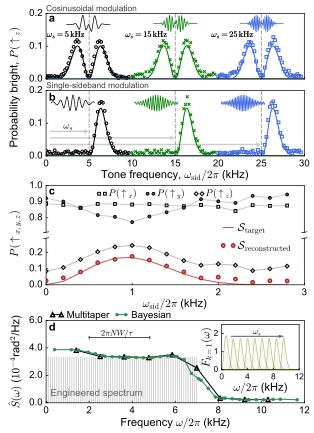

The Python source for this figure:
# -*- coding: utf-8 -*-
"""
Created on Thu Feb 16 08:31:14 2017

@author: virginia
"""
from __future__ import division, print_function
import sys
sys.path.append('/home/virginia/Dropbox/Simple fidelity experiments/Core modules')
sys.path.append('C:\\Users\\Sandeep\\Dropbox\\Simple fidelity experiments\\Core modules')
from Slepian import DPSS
import matplotlib.gridspec as gridspec
import numpy as np
import matplotlib
import matplotlib.pyplot as plt
from scipy.signal import hilbert

from PyPDF2 import  PdfFileReader, PdfFileWriter


def pdfMerger(pdfs_in, pdf_out, path=''):
    ''' Merge multiple PDF files together '''
    output = PdfFileWriter()
    
    main_pdf = PdfFileReader(open(pdfs_in[0],"rb")).getPage(0)
    
    for i in range(1, len(pdfs_in)):
        pdf = PdfFileReader(open(pdfs_in[1],"rb")).getPage(0)
        main_pdf.mergePage(pdf)
    
    output.addPage(main_pdf)
    output.write(open(path+pdf_out,"wb"))
    



def mm2inch(mm):
    return mm * 0.0393701
    

# General rc parameter    
matplotlib.rcParams['figure.figsize'] = (mm2inch(80), mm2inch(110))
matplotlib.rcParams['axes.linewidth'] = 0.5
matplotlib.rcParams['xtick.major.size'] = 1.5
matplotlib.rcParams['ytick.major.size'] = 1.5
font = {'family' : 'Arial',
        'size'   : 8}
matplotlib.rc('font', **font)
matplotlib.rcParams['axes.linewidth'] = 0.5
plt.rc('xtick', labelsize=7)
plt.rc('ytick', labelsize=7)



fig = plt.figure()
grid = gridspec.GridSpec(4, 1, height_ratios=[0.4, 0.4, 0.4, 0.4])

ax1 = plt.subplot(grid[0, 0])
ax2 = plt.subplot(grid[1, 0])
ax3 = plt.subplot(grid[2, 0])
ax4 = plt.subplot(grid[3, 0])

plt.tight_layout()

###############################################################################################
#
#       absolute positioning of subplots
#
###############################################################################################

for ax in [ax1, ax2, ax3, ax4]:
    pos1 = ax.get_position()
    x1 = pos1.width*(0.95 - 1)
    pos2 = [pos1.x0 - x1 + 0.005, pos1.y0 + 0.005, pos1.width*0.98, pos1.height]
    ax.set_position(pos2)
    
for ax in [ax1, ax2]:
    pos1 = ax.get_position()
    y1 = 0.090 if ax == ax2 else 0.025
    pos2 = [pos1.x0, pos1.y0 + y1, pos1.width, pos1.height*0.86]
    ax.set_position(pos2)

for ax in [ax3]:
    pos1 = ax.get_position()
    pos2 = [pos1.x0, pos1.y0 + 0.035, pos1.width, pos1.height*1.3]
    ax.set_position(pos2)
    
for ax in [ax4]:
    pos1 = ax.get_position()
    pos2 = [pos1.x0, pos1.y0 + 0.005, pos1.width, pos1.height*1.08]
    ax.set_position(pos2)




###############################################################################################
#
#       ax1 & ax2 plots (band-shifted Slepians)
#
###############################################################################################
colours = ['k', 'Green', 'RoyalBlue']; symbols = ['o', 'x', 's']

mod_freqs = [5, 15, 25]



# ---------------- Read in data ---------------------------------------------------------------
am_data = []; ssb_data = []
for mf in mod_freqs:
    am_data.append(np.loadtxt('assets/data/AM Slepians {} kHz.txt'.format(mf)))
    ssb_data.append(np.loadtxt('assets/data/SSB Slepians {} kHz.txt'.format(mf)))

# --------------- Create the Slepian waveforms for the insets ---------------------------------
dpss = DPSS(500, 2, 6)[:,1]
t = np.linspace(0, 1.08e-3, num=500)


# -------------- Plots ------------------------------------------------------------------------
mk = 2; mew = 0.75; lw = 0.75
#h_pos = [[0.065, 0.342, 0.618], [0.065, 0.342, 0.618]]  # horizontal positions for Slepian pulses
h_pos = [[0.065, 0.342, 0.618], [0.015, 0.282, 0.558]]  # horizontal positions for Slepian pulses
text_pos = [[0.10, 9.2, 19.2], [0.1, 9.25, 19.5]]
axes = [ax1, ax2]

for i in range(3):
    data = [am_data[i], ssb_data[i]]; c = colours[i]; 
    m = [np.argmax(data[0][1:,0] == 0), np.argmax(data[1][1:,0] == 0)]
    ssb = ssb_data[i]; c = colours[i]; m_ssb = np.argmax(ssb[1:,0] == 0)
    
    for j in range(2):
        
        ax = axes[j]; s = data[j]; mi = m[j]
        #ax.grid(True, ls='-', alpha=0.25)
        ax.plot([mod_freqs[i], mod_freqs[i]], [0, 0.25], '--', color='Gray', dashes=(3,1), lw=0.5)
        ax.plot(s[:,3]/1e3, 1-s[:,4], ls='-', color=c, lw=lw)    
        ax.plot(s[:mi,0]/1e3, s[:mi,1], symbols[i], color=c, markersize=mk, 
             mfc='none' if symbols[i] != 'x' else c, mec=c, mew=mew, label=r'$\omega_s = %i \ \mathrm{kHz}$ ' % mod_freqs[i])
        

        #ax2.text(text_pos[1][i], 0.11, r'$f_{\mathrm{mod}} = %i \ \mathrm{kHz}$' % mod_freqs[i] , fontsize=6)
        ax1.text(text_pos[0][i], 0.125, r'$\omega_{s} = %i \, \mathrm{kHz}$' % mod_freqs[i] , fontsize=6)   
        
        
        # Add inset with Slepian pulse
        pos1 = ax.get_position(); y1 = 0.015 if j == 1 else 0.025; h1 = 0.35 if j == 1 else 0.3
        pos2 = [pos1.x0  + h_pos[j][i], pos1.y0 + pos1.height/2 + 0.005 + y1,  pos1.width*0.17 , pos1.height*h1] 
        ax_inset = fig.add_axes(pos2)
        if j ==0:
            invert = 1 if i != 0 else 1
            pulse = invert*dpss*np.cos(2*np.pi*mod_freqs[i]*1000*t)
        else:
            dpss_h = np.imag(hilbert(dpss))
            pulse = dpss*np.cos(2*np.pi*mod_freqs[i]*1000*t) - dpss_h*np.sin(2*np.pi*mod_freqs[i]*1000*t)
        ax_inset.plot(pulse, color=c, lw=0.5)
        ax_inset.axis('off')


#ax1.legend(loc='upper left', frameon=False, fontsize=7, ncol=3, bbox_to_anchor=(-0.00, 1.27),
#           handlelength=1.6, handletextpad=0.5, columnspacing=2, numpoints=3)


for ax in [ax1, ax2]:
    ax.tick_params(top='off', right='off', pad=2.5)
    ax.set_ylim([0, 0.20])
    ax.set_yticks([0.0, 0.1, 0.2])
ax1.tick_params(labelbottom='off')


props = dict(facecolor='w', lw=0.5, boxstyle='square, pad=0.15')

eq = False

if eq:
    y = ax1.get_ylim()[1]+0.0112#0.2112
    # 18.47, 0.2112
    ax1.text(15.00, y, r'Cosine:  $\Omega_{\mathrm{mod}}(t) = \Omega(t) \cos(2\pi f_{\mathrm{mod}}t)$', 
             clip_on=False,  fontsize=6)

    # 9.165, 0.2112
    ax2.text(6.80, y, r'SSB:  $\Omega_{\mathrm{mod}}(t) = \Omega(t) \cos(2\pi f_{\mathrm{mod}}t) \pm \mathcal{H}[\Omega(t)] \sin(2\pi f_{\mathrm{mod}}t)$', 
             clip_on=False, fontsize=6)

ax1.text(0.0, 0.207, 'Cosinusoidal modulation', alpha=0.75, fontsize=6, clip_on=False)
ax2.text(0.0, 0.207, 'Single-sideband modulation', alpha=0.75, fontsize=6, clip_on=False)

a_c = np.array([0.8, 0.8, 0.8])

ax2.arrow(0.5, 0.075, 4.0, 0, fc=a_c, ec=a_c, head_length=0.30, head_width=0.01, lw=0.75)
ax2.arrow(0.5, 0.055, 14.0, 0, fc=a_c, ec=a_c, head_length=0.30, head_width=0.01, lw=0.75)
ax2.arrow(0.5, 0.035, 24.0, 0, fc=a_c, ec=a_c, head_length=0.30, head_width=0.01, lw=0.75)

ax2.text(2.0, 0.08, r'$\omega_s$', fontsize=7)

#ax1.text(29, 0.13, 'Cosine', rotation=90, fontsize=7, color='Gray')
#ax2.text(29, 0.11, 'SSB', rotation=90, fontsize=7, color='Gray')


###############################################################################################
#
#       ax3  plots (spectrum reconstruction)
#
###############################################################################################

s_c = 'firebrick'

axes = ['X', 'Y', 'Z']
data = []
# --------------- Read in data ----------------------------------------------------------------
for i in range(3):
    data.append(np.loadtxt('assets/data/ThreeAxes_{}_Bayes_dephasing.txt'.format(axes[i])))
expect1 = np.array([2.220446049250313081e-16,
4.966755649881771095e-02,
1.796403833988369225e-01,
2.885864183078730161e-01,
3.118931560209533549e-01,
3.118086965652168141e-01,
3.046769380042700925e-01,
2.337537135528695575e-01,
1.307519932270677643e-01,
5.852239577515694346e-02,
2.437104106931253789e-02,
7.785252100278361453e-03,
1.398191439469953501e-03,
9.716551234240089485e-05,
2.503733753655978944e-08])

expect2 = np.loadtxt('assets/data/Nov30_SLEP_NW3_dephasing_Bayes_Expected.txt', skiprows=1)                           
    

# --------------- Plot ----------------------------------------------------------------

mk = 2.0; mew = 0.75
colours = ['k', 'k', 'k', s_c]; mfc = 'rosybrown'
line_colours = ['k', 'k', 'k']
symbols = ['s', 'o', 'D']; mfc_s = ['none', 'DimGray', 'none']



break_axis = True


if break_axis:
    
    pos1 = ax3.get_position()
    ax3.axis('off')
    
    y1 = 0.47
    ax3_1 = fig.add_axes([pos1.x0, pos1.y0, pos1.width, pos1.height*y1])
    ax3_2 = fig.add_axes([pos1.x0, pos1.y0+pos1.height*(1-y1), pos1.width, pos1.height*y1])
    
    ax3_1.patch.set_alpha(0.0)
    ax3_2.patch.set_alpha(0.0)
    
    ax3_2.tick_params(top='off', right='off', bottom='off', labelbottom='off', pad=2.5)
    ax3_1.tick_params(top='off', right='off', pad=2.5)
    
    ax3_2.spines['bottom'].set_visible(False)
    ax3_1.spines['top'].set_visible(False)
    
    ax3_1.set_ylim([0, 0.29])
    ax3_1.set_yticks([0.0, 0.1, 0.2])
    ax3_1.set_xlim([0, 3])
    ax3_1.set_xticks([0, 1, 2, 3])
    
    ax3_2.set_ylim([0.71, 1.0])
    ax3_2.set_yticks([0.8, 0.9, 1.0])
    
    d = .010  # how big to make the diagonal lines in axes coordinates
    # arguments to pass to plot, just so we don't keep repeating them
    kwargs = dict(transform=ax3_2.transAxes, color='k', clip_on=False, lw=0.5)
    ax3_2.plot((-d, +d), (-d, +d), **kwargs)        # top-left diagonal
    ax3_2.plot((1 - d, 1 + d), (-d, +d), **kwargs)  # top-right diagonal
    
    kwargs.update(transform=ax3_1.transAxes)  # switch to the bottom axes
    ax3_1.plot((-d, +d), (1 - d, 1 + d), **kwargs)  # bottom-left diagonal
    ax3_1.plot((1 - d, 1 + d), (1 - d, 1 + d), **kwargs)  # bottom-right diagonal
    
    
    for i in range(3):  
        ax3_2.plot(data[0][:, 0]/1e3, data[i][:, 1], symbols[i], markersize=mk, mec=colours[i], mfc=mfc_s[i], 
                 mew=mew, color=colours[i], label=r'$P\, (\uparrow_{})$'.format(axes[i].lower()))
        ax3_2.plot(data[0][:, 0]/1e3, data[i][:, 1], '-', color=line_colours[i], lw=0.75, alpha=0.20)
    
    ax3_1.plot(data[0][:, 0]/1e3, data[i][:, 1], symbols[i], markersize=mk, mec=colours[i], mfc='none', 
                 mew=mew, color=colours[i])
    ax3_1.plot(data[0][:, 0]/1e3, data[i][:, 1], '-', color=colours[i], lw=0.75, alpha=0.25)
    ax3_1.plot(data[0][:, 0]/1e3, expect2, color=colours[3], lw=0.75, alpha=0.75, label=r'$\mathcal{S}_{\mathrm{target}}$')

    
    reconstructed = ( 1 + data[0][:, 1] - data[1][:, 1] -(1 - data[2][:, 1]) ) / 2 
    
    ax3_1.plot(data[0][:, 0]/1e3, reconstructed, 'o', color=colours[3], markersize=2.5,
                mew=1.0, mec=colours[3], mfc=mfc, label=r'$\mathcal{S}_{\mathrm{reconstructed}}$')
    #ax3_2.plot(data[0][:, 0]/1e3, reconstructed, 'o', color=colours[3], markersize=2.5,
    #            mew=1.0, mec=colours[3], mfc=mfc, label=r'$P(\uparrow_z | \beta_{\Omega})$')
    #ax3_2.plot(data[0][:, 0]/1e3, expect2, color=colours[3], lw=0.75, alpha=0.75, label=r'$\hat{P}(\uparrow_z | \beta_{\Omega})$')

    

    ax3_1.set_ylabel(r'$P \, (\uparrow_{x, y ,z})$')
    ax3_1.yaxis.set_label_coords(-0.094, 1.1)

    
    ax3_1.set_xlabel(r'$\omega_{\mathrm{sid}}/2\pi$ (kHz)', labelpad=1.0)

    #ax3_1.text(1.28, 0.27, r'$\beta_z^{\mathrm{rms}} = 0.5 \Omega_{x}$', clip_on=False)

    ax3_1.legend(loc='upper right', frameon=False, fontsize=8, handlelength=1.5,
                  handletextpad=0.1, bbox_to_anchor=(0.99, 1.54)
                  )


    ax3_2.legend(loc='upper left', ncol=5, fontsize=7, handlelength=1.20, frameon=False,
                     columnspacing=0.75, handletextpad=0.05, bbox_to_anchor=(0.16, 1.12))





###############################################################################################
#
#       ax4  plots (spectrum reconstruction)
#
###############################################################################################

# ------------- Read in the data --------------------------------------------------------------

multitaper = np.loadtxt('assets/data/multitaper_estimate.txt')
bayes = np.loadtxt('assets/data/bayes_estimate')

b_scale = 10.75
s_scale = 3.5

amp = 3.3329923e-4
true_spectrum = np.zeros(13*20); true_spectrum[:7*20] = amp
f = np.arange(13*20) / 20

# alternatively: tones
t_f = np.arange(0.1, 7.1, 0.1)

bandwidth_mean = 2.8223299736137117




# ------------- Plots -------------------------------------------------------------------------

#ax4.plot(f, true_spectrum, color='k', lw=0.75, alpha=0.7)
#ax4.fill_between(f, true_spectrum, 0, color='k', lw=1.5, alpha=0.05)

for tf in t_f:
    ax4.plot([tf, tf], [0, amp], color='k', lw=0.5, alpha=0.25)

ax4.plot(multitaper[:,0], multitaper[:, 1], '^-', color='k', lw=0.75,
             label=r'Multitaper', markersize=3, mec='k', mfc='none', mew=1)
             
ax4.plot(bayes[:, 0]/2/np.pi/1e3, bayes[:, 1], 'o-', color='SeaGreen', lw=0.75,
                  label=r'Bayesian', markersize=2, mec='SeaGreen', mew=0.5)


x = 2; y = 4.75; y1 = 0.1
ax4.plot([x, x+bandwidth_mean], [y*1e-4, y*1e-4], color='k', lw=0.5)
ax4.plot([x, x], [(y-y1)*1e-4, (y+y1)*1e-4], color='k', lw=0.5)
ax4.plot([x + bandwidth_mean, x + bandwidth_mean], [(y-y1)*1e-4, (y+y1)*1e-4], color='k', lw=0.5)
ax4.text(x+0.55, (y+0.1)*1e-4, r'$2\pi NW/\tau$', fontsize=6)

        
ax4.set_xlim([0,12])
ax4.set_ylim([0,0.0006])
#ax.set_yticks([0.0, 0.0002, 0.0004, 0.0006])
ax4.set_yticks([0.0, 0.0002, 0.0004, 0.0006])
ax4.set_yticklabels([0.0, 2.0, 4.0, 6.0])

ax4.tick_params(top='off', right='off', pad=2.5)
#ax.set_yticklabels([0.0, 0.5, 1.0, 1.5, 2.0, 2.5])
ax4.legend(loc='upper left', fontsize=7, frameon=False, ncol=2, bbox_to_anchor=(-0.02, 1.22),
           columnspacing=0.5, handletextpad=0.25, handlelength=1.5)
ax4.text(0.2, 0.00005, 'Engineered spectrum', fontsize=7, color='DimGray')

#ax4.grid(alpha=0.1, ls='-')



###############################################################################################
#
#       ax4_inset  plots (schematic filter functions)
#
###############################################################################################

pos1 = ax4.get_position()
pos2 = [pos1.x0 + pos1.width*0.68, pos1.y0 + pos1.height*0.4, pos1.width*0.3, pos1.height*0.55]
ax4_inset = fig.add_axes(pos2)

filters = np.loadtxt('assets/data/FlatTop_1stOrderFilters.txt')
w = filters[:, 0]

c = 'Olive'

for i in range(9):
    ax4_inset.fill_between(w/2/np.pi/1e3, filters[:, i+1], lw=0, color=c, alpha=0.05)
    ax4_inset.plot(w/2/np.pi/1e3, filters[:, i+1], lw=0.5, color=c, alpha=0.5)


ax4_inset.arrow(1.5, 1.85, 7.4, 0, lw=0.75, color='DimGray', head_length=0.5, head_width=0.1)
ax4_inset.text(4.8, 1.95, r'$\omega_{s}$', fontsize=6)


ax4_inset.tick_params(top='off', right='off', labelsize=6, pad=2.5)

ax4_inset.set_xlim(0, 12)
ax4_inset.set_xticks([0, 4, 8, 12])

ax4_inset.set_ylim([0, 2.5])
ax4_inset.set_yticks([0, 1, 2])

ax4_inset.set_xlabel(r'$\omega/2\pi$ (kHz)', labelpad=1.05)
ax4_inset.set_ylabel(r'$F_{k=1}(\omega)$', labelpad=1.05)




###############################################################################################
#
#       axes label for all plots
#
###############################################################################################


ax2.set_xlabel(r'Tone frequency, $\omega_{\mathrm{sid}}/2\pi$ (kHz)', labelpad=1)
ax2.set_ylabel(r'Probability bright, $P\,(\uparrow_z)$')
ax2.yaxis.set_label_coords(-0.1, 1.05)


ax4.set_xlabel(r'Frequency $\omega/2\pi$ (kHz)', labelpad=1.75)
ax4.set_ylabel(r'$\hat{S}(\omega)$ ($10^{-4}$rad$^2$/Hz)')






fig.text(0.155, 0.95, 'a', fontsize=8, fontweight='bold')
fig.text(0.155, 0.767, 'b', fontsize=8, fontweight='bold')
fig.text(0.155, 0.55, 'c', fontsize=8, fontweight='bold')
fig.text(0.155, 0.235, 'd', fontsize=8, fontweight='bold')






svg_version = '3'
plt_version = '4'
fig_version = '4'



if False:    # Export pdf from Inkscape if there were any changes
    import os
    cmd = 'inkscape assets/svg_schematic_v{v}.svg --export-pdf=assets/schematic_v{v}.pdf'.format(v=svg_version)
    os.system(cmd)

plot = 'assets/plot_v{}.pdf'.format(plt_version)
#schematic = 'assets/schematic_v{}.pdf'.format(svg_version)
fig.savefig('Figure_2_v{}.pdf'.format(fig_version))

# Combine plot with schematic
#pdfMerger([plot, schematic], 'Figure_2_v{}.pdf'.format(fig_version), path='')

plt.close()
